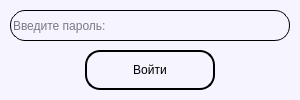
<?xml version="1.0" encoding="UTF-8"?>
<ui version="4.0">
 <class>Form</class>
 <widget class="QWidget" name="Form">
  <property name="geometry">
   <rect>
    <x>0</x>
    <y>0</y>
    <width>300</width>
    <height>100</height>
   </rect>
  </property>
  <property name="minimumSize">
   <size>
    <width>300</width>
    <height>100</height>
   </size>
  </property>
  <property name="maximumSize">
   <size>
    <width>300</width>
    <height>100</height>
   </size>
  </property>
  <property name="windowTitle">
   <string>Form</string>
  </property>
  <property name="styleSheet">
   <string notr="true">background-color: rgb(245, 244, 255);</string>
  </property>
  <widget class="QLineEdit" name="lE_enterPassword">
   <property name="geometry">
    <rect>
     <x>10</x>
     <y>10</y>
     <width>280</width>
     <height>31</height>
    </rect>
   </property>
   <property name="styleSheet">
    <string notr="true">QLineEdit {
	border-radius: 15px;
	border: 1px solid black;
}
QLineEdit:hover {
	border: 2px solid black;
	background-color:  rgb(229, 229, 229);
}
</string>
   </property>
   <property name="echoMode">
    <enum>QLineEdit::Password</enum>
   </property>
   <property name="placeholderText">
    <string>Введите пароль:</string>
   </property>
  </widget>
  <widget class="QPushButton" name="btn_enter">
   <property name="geometry">
    <rect>
     <x>85</x>
     <y>50</y>
     <width>130</width>
     <height>40</height>
    </rect>
   </property>
   <property name="styleSheet">
    <string notr="true">QPushButton {
	border-radius: 15px;
	border: 2px solid black;
}
QPushButtonn:hover {
	border: 2px solid black;
	background-color: rgb(158, 158, 158);
}
QPushButton:pressed {
	border: 2px solid black;
	background-color: rgb(255, 82, 105);
}</string>
   </property>
   <property name="text">
    <string>Войти</string>
   </property>
  </widget>
 </widget>
 <resources/>
 <connections/>
</ui>
